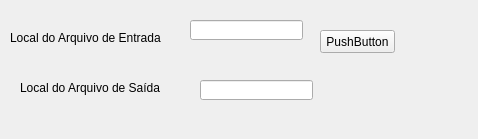
<?xml version="1.0" encoding="UTF-8"?>
<ui version="4.0">
 <class>SettingsForm</class>
 <widget class="QWidget" name="SettingsForm">
  <property name="geometry">
   <rect>
    <x>0</x>
    <y>0</y>
    <width>478</width>
    <height>139</height>
   </rect>
  </property>
  <property name="windowTitle">
   <string>Configurações Gerais</string>
  </property>
  <widget class="QLabel" name="label">
   <property name="geometry">
    <rect>
     <x>10</x>
     <y>30</y>
     <width>151</width>
     <height>16</height>
    </rect>
   </property>
   <property name="text">
    <string>Local do Arquivo de Entrada</string>
   </property>
  </widget>
  <widget class="QLabel" name="label_2">
   <property name="geometry">
    <rect>
     <x>20</x>
     <y>80</y>
     <width>161</width>
     <height>16</height>
    </rect>
   </property>
   <property name="text">
    <string>Local do Arquivo de Saída</string>
   </property>
  </widget>
  <widget class="QLineEdit" name="lineEdit">
   <property name="geometry">
    <rect>
     <x>190</x>
     <y>20</y>
     <width>113</width>
     <height>20</height>
    </rect>
   </property>
  </widget>
  <widget class="QLineEdit" name="lineEdit_2">
   <property name="geometry">
    <rect>
     <x>200</x>
     <y>80</y>
     <width>113</width>
     <height>20</height>
    </rect>
   </property>
  </widget>
  <widget class="QPushButton" name="pushButton">
   <property name="geometry">
    <rect>
     <x>320</x>
     <y>30</y>
     <width>75</width>
     <height>23</height>
    </rect>
   </property>
   <property name="text">
    <string>PushButton</string>
   </property>
  </widget>
 </widget>
 <resources/>
 <connections/>
</ui>
